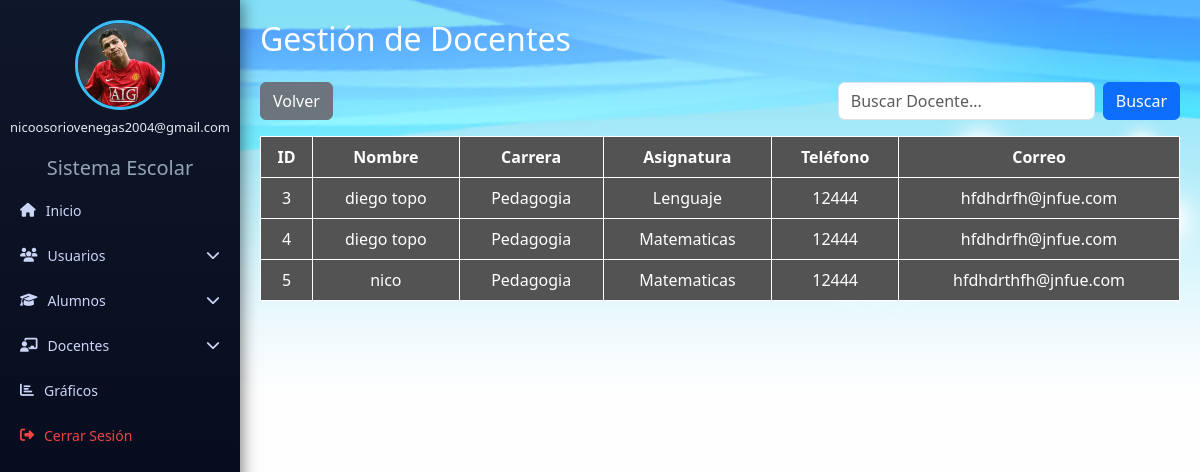
Page /docentes_usuario.php (signed in) on the committed database.
### tables this page shows
CREATE TABLE `usuarios` (
  `id` int(11) NOT NULL,
  `nombre` varchar(50) DEFAULT NULL,
  `apellido` varchar(50) DEFAULT NULL,
  `tipo_usuario` varchar(20) DEFAULT NULL,
  `correo` varchar(100) DEFAULT NULL,
  `password` varchar(255) DEFAULT NULL,
  `token` varchar(100) DEFAULT NULL,
  `token_expira` datetime DEFAULT NULL,
  `foto` varchar(255) DEFAULT 'imagenes/user.png',
  `role` enum('administrador','usuario') NOT NULL DEFAULT 'usuario'
);

CREATE TABLE `docentes` (
  `id` int(11) NOT NULL,
  `nombre_docente` varchar(50) DEFAULT NULL,
  `carrera_docente` varchar(100) DEFAULT NULL,
  `asignatura` varchar(50) DEFAULT NULL,
  `telefono_docente` varchar(20) DEFAULT NULL,
  `correo_docente` varchar(100) DEFAULT NULL,
  `usuario_id` int(11) DEFAULT NULL,
  `asignatura_id` int(11) DEFAULT NULL
);

### docentes_usuario.php (the view, shortened to what this page needs)
<?php
include("conexion.php");
$buscar = isset($_GET['buscar']) ? $_GET['buscar'] : '';
if($buscar != ''){
    $sql = "SELECT * FROM docentes
            WHERE id LIKE '%$buscar%'
            OR nombre_docente LIKE '%$buscar%'
            OR asignatura LIKE '%$buscar%'
            OR correo_docente LIKE '%$buscar%'";
} else {
    $sql = "SELECT * FROM docentes";
}
$resultado = mysqli_query($conexion, $sql);
?>
<!DOCTYPE html>
<html>
<head>
<link href="https://cdn.jsdelivr.net/npm/bootstrap@5.3.2/dist/css/bootstrap.min.css" rel="stylesheet">
</head>
<body>
<?php include("sidebar.php"); ?>
<div class="container-custom">
<h2 class="mb-4">Gestión de Docentes</h2>
<div class="d-flex justify-content-between align-items-center mb-3">
    <div class="d-flex gap-2">
        <a href="dashboard_usuario.php" class="btn btn-secondary">Volver</a>
    </div>
    <form method="GET" class="d-flex">
        <input
            type="text"
            name="buscar"
            class="form-control me-2"
            placeholder="Buscar Docente..."
            value="<?php echo $buscar; ?>"
        >
        <button type="submit" class="btn btn-primary">Buscar</button>
    </form>
</div>
<table class="table table-bordered">
<tr>
    <th>ID</th>
    <th>Nombre</th>
    <th>Carrera</th>
    <th>Asignatura</th>
    <th>Teléfono</th>
    <th>Correo</th>
</tr>
<?php while($fila = mysqli_fetch_array($resultado)){ ?>
<tr>
    <td><?php echo $fila['id']; ?></td>
    <td><?php echo $fila['nombre_docente']; ?></td>
    <td><?php echo $fila['carrera_docente']; ?></td>
    <td><?php echo $fila['asignatura']; ?></td>
    <td><?php echo $fila['telefono_docente']; ?></td>
    <td><?php echo $fila['correo_docente']; ?></td>
</tr>
<?php } ?>
</table>
</div>
</body>
</html>

### sidebar.php (shortened to what this page needs)
<?php
include("conexion.php");
$correo = $_SESSION['usuario'] ?? '';
$sql = "SELECT foto, tipo_usuario FROM usuarios WHERE correo = ?";
$stmt = $conexion->prepare($sql);
$stmt->bind_param("s", $correo);
$stmt->execute();
$result = $stmt->get_result();
$user = $result->fetch_assoc();
$tipo = strtolower(trim($_SESSION['role'] ?? ''));
$ruta = (!empty($user['foto']) && file_exists($user['foto']))
        ? $user['foto']
        : 'imagenes/user.png';
?>
<link rel="stylesheet" href="https://cdnjs.cloudflare.com/ajax/libs/font-awesome/6.5.0/css/all.min.css">
<div class="sidebar">
<div class="user-box">
<form method="POST" action="subir_foto.php" enctype="multipart/form-data" id="formFoto">
    <div class="foto-container" onclick="document.getElementById('inputFoto').click();">
        <img src="<?php echo $ruta; ?>">
    </div>
</form>
<h6><?php echo htmlspecialchars($_SESSION['usuario']); ?></h6>
</div>
<h5 style="color:#94a3b8;text-align:center;">Sistema Escolar</h5>
<a href="<?php echo ($tipo === 'administrador') ? 'dashboard.php' : 'dashboard_usuario.php'; ?>">
    <i class="fas fa-home"></i> Inicio
</a>
<?php if($tipo === 'administrador'){ ?>
<a href="#" onclick="toggleMenu('usuariosMenu', this)">
    <i class="fas fa-users"></i> Usuarios
    <i class="fas fa-chevron-down flecha"></i>
</a>
<?php } ?>
<a href="#" onclick="toggleMenu('alumnosMenu', this)">
    <i class="fas fa-graduation-cap"></i> Alumnos
    <i class="fas fa-chevron-down flecha"></i>
</a>
<a href="#" onclick="toggleMenu('docentesMenu', this)">
    <i class="fas fa-chalkboard-teacher"></i> Docentes
    <i class="fas fa-chevron-down flecha"></i>
</a>
<a href="<?php echo ($tipo === 'administrador') ? 'grafico_notas.php' : 'grafico_notas_usuario.php'; ?>">
    <i class="fas fa-chart-bar"></i> Gráficos
</a>
<a href="logout.php" class="logout">
    <i class="fas fa-sign-out-alt"></i> Cerrar Sesión
</a>
</div>

### docentes_usuario.php (style rules this page uses)
body { margin: 0; height: 100vh; background-image: url("imagenes/fondo6.jpg"); background-size: cover; background-position: center; background-repeat: no-repeat; }
.container-custom { margin-left: 240px; padding: 20px; }
table { width: 100%; background-color: #000 !important; color: #fff !important; }
table th, table td { border: 1px solid #fff !important; text-align: center; vertical-align: middle; background-color: #535353 !important; color: #fff !important; }
table th { background-color: #535353 !important; }
h2 { color: #ffffff; }
.btn-primary, .btn-secondary { color: #fff !important; }

### sidebar.php (style rules this page uses)
.sidebar { position: fixed; top: 0; left: 0; width: 240px; height: 100vh; background: linear-gradient(180deg, #0f172a, #020617); padding-top: 20px; box-shadow: 2px 0px 15px rgba(0,0,0,0.5); }
.user-box { text-align: center; margin-bottom: 20px; }
.foto-container { width: 90px; height: 90px; margin: auto; cursor: pointer; }
.foto-container img { width: 100%; height: 100%; border-radius: 50%; border: 3px solid #38bdf8; object-fit: cover; transition: 0.3s; }
.user-box h6 { color: #e2e8f0; margin-top: 10px; font-size: 13px; }
.sidebar a { display: flex; align-items: center; gap: 10px; color: #cbd5f5; padding: 12px 20px; text-decoration: none; font-size: 14px; transition: 0.3s; }
.flecha { margin-left: auto; transition: 0.3s; }
.logout { color: #ef4444 !important; }

### rows in the picture
usuarios: foto (picture)
docentes: id "3", nombre_docente "diego topo", carrera_docente "Pedagogia", asignatura "Lenguaje", telefono_docente "12444", correo_docente "hfdhdrfh@jnfue.com"
docentes: id "4", nombre_docente "diego topo", carrera_docente "Pedagogia", asignatura "Matematicas", telefono_docente "12444", correo_docente "hfdhdrfh@jnfue.com"
docentes: id "5", nombre_docente "nico", carrera_docente "Pedagogia", asignatura "Matematicas", telefono_docente "12444", correo_docente "hfdhdrthfh@jnfue.com"

### other values in the picture
$_SESSION['usuario'] "nicoosoriovenegas2004@gmail.com"
